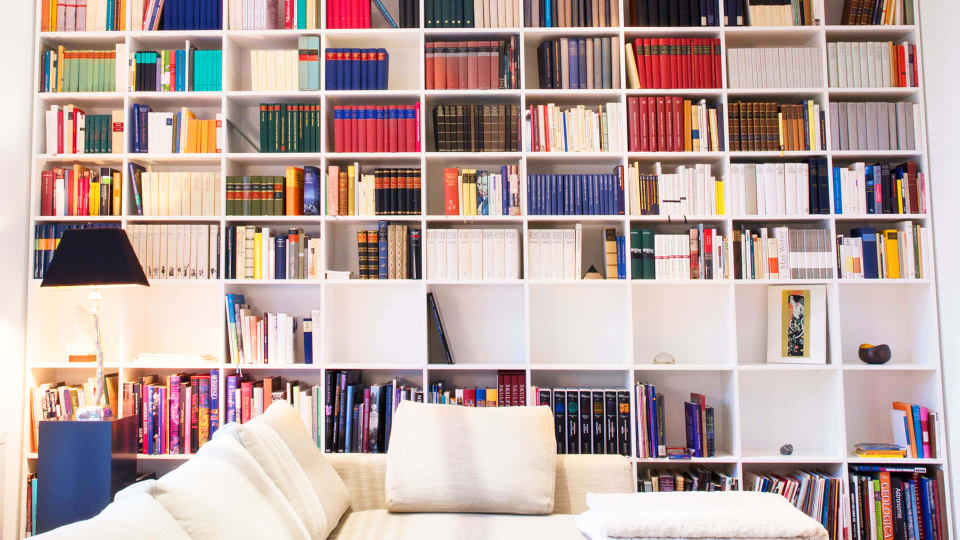
#> input picture session 1/virtual-zoom-background-999nyko6xd1pzz6f.jpg, 1920 x 1080 px (shown at 1/2 size)
$ python opencv_image_exercises.py
#> lines starting #> are read from the running program, lines starting #| are printed output that depends on the picture
"""
OpenCV Image Exercises
Exercise: Reading, displaying, and saving images using OpenCV
"""

import cv2
import numpy as np
import matplotlib.pyplot as plt
from pathlib import Path

# Create output directory if it doesn't exist
output_dir = Path('output')
output_dir.mkdir(exist_ok=True)

# ============================================================================
# EXERCISE 1: Create and save an image as JPG file using imwrite
# ============================================================================
print("Exercise 1: Creating and saving a JPG image...")

# Create a simple image (500x500 pixels, 3 channels RGB)
# Using numpy to create a colorful gradient image
height, width = 500, 500
image = np.zeros((height, width, 3), dtype=np.uint8)

# Create a gradient effect
for y in range(height):
    for x in range(width):
        image[y, x] = [
            int(255 * (x / width)),      # Red channel
            int(255 * (y / height)),     # Green channel
            int(255 * (1 - x / width))   # Blue channel
        ]

# Save the image as JPG (note: OpenCV uses BGR format, not RGB)
image_path = output_dir / 'constructed_image.jpg'
success = cv2.imwrite(str(image_path), image)
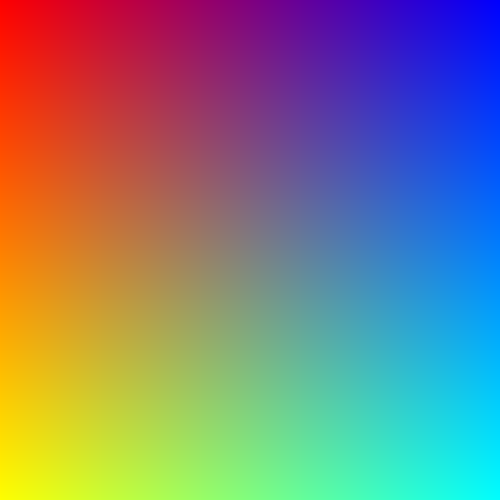
#> saved as constructed_image.jpg: shape (500, 500, 3); mean B, G, R 126.8, 126.8, 127.3

if success:
    print(f"✓ Image successfully saved to: {image_path}")
    print(f"  Image dimensions: {image.shape}")
else:
    print(f"✗ Error: Could not save image to {image_path}")

# ============================================================================
# EXERCISE 2: Read and display the saved image using imread
# ============================================================================
print("\nExercise 2: Reading and displaying the saved image...")

# Read the image
read_image = cv2.imread(str(image_path))

if read_image is not None:
    print(f"✓ Image successfully read from: {image_path}")
    print(f"  Image shape (H, W, C): {read_image.shape}")
#|   Image shape (H, W, C): (500, 500, 3)
    print(f"  Image data type: {read_image.dtype}")
#|   Image data type: uint8

    # Save the image visualization using matplotlib
    try:
        plt.figure(figsize=(8, 6))
        # Convert BGR to RGB for matplotlib display
        image_rgb = cv2.cvtColor(read_image, cv2.COLOR_BGR2RGB)
        plt.imshow(image_rgb)
        plt.title('Exercise 2: Constructed Image')
        plt.axis('off')
        plt.tight_layout()
        plt.savefig(output_dir / 'exercise2_displayed_image.png', dpi=150, bbox_inches='tight')
        plt.close()
        print(f"  Image saved to: {output_dir / 'exercise2_displayed_image.png'}")
    except Exception as e:
        print(f"  Note: Could not display image ({e}), but file was read successfully")
else:
    print(f"✗ Error: Could not read image from {image_path}")

# ============================================================================
# EXERCISE 3: Read and display another image from disk
# ============================================================================
print("\nExercise 3: Reading and displaying another image from disk...")

# Use the specified image
image_filename = 'virtual-zoom-background-999nyko6xd1pzz6f.jpg'
found_image_path = Path(image_filename) if Path(image_filename).exists() else None

# If not found in current directory, search in common locations
if found_image_path is None:
    possible_locations = [
        image_filename,
        f'output/{image_filename}',
        f'notebooks/{image_filename}',
        f'../Downloads/{image_filename}',
    ]
    for img_path in possible_locations:
        if Path(img_path).exists():
            found_image_path = Path(img_path)
            break

if found_image_path is None:
    # Create a sample image if no existing image found
    print("  No existing images found. Creating a sample image...")
    sample_image = np.ones((400, 600, 3), dtype=np.uint8) * 100

    # Add some shapes to make it more interesting
    cv2.rectangle(sample_image, (50, 50), (250, 250), (0, 255, 0), 3)
    cv2.circle(sample_image, (400, 200), 100, (255, 0, 0), -1)
    cv2.putText(sample_image, 'Sample Image', (100, 350),
                cv2.FONT_HERSHEY_SIMPLEX, 1, (255, 255, 255), 2)

    found_image_path = output_dir / 'sample_image.png'
    cv2.imwrite(str(found_image_path), sample_image)
    print(f"  Sample image created at: {found_image_path}")

# Read the image
another_image = cv2.imread(str(found_image_path))
#> another_image is the input picture: shape (1080, 1920, 3); mean B, G, R 162, 165.1, 185.7

if another_image is not None:
    print(f"✓ Image successfully read from: {found_image_path}")
    print(f"  Image shape (H, W, C): {another_image.shape}")
#|   Image shape (H, W, C): (1080, 1920, 3)
    print(f"  Image data type: {another_image.dtype}")
#|   Image data type: uint8

    # Save the image visualization using matplotlib
    try:
        plt.figure(figsize=(8, 6))
        # Check if it's grayscale or color, then display appropriately
        if len(another_image.shape) == 2:
            plt.imshow(another_image, cmap='gray')
        else:
            # Convert BGR to RGB for matplotlib display
            image_rgb = cv2.cvtColor(another_image, cv2.COLOR_BGR2RGB)
#> image_rgb: shape (1080, 1920, 3)
            plt.imshow(image_rgb)
        plt.title('Exercise 3: Additional Image')
        plt.axis('off')
        plt.tight_layout()
        plt.savefig(output_dir / 'exercise3_displayed_image.png', dpi=150, bbox_inches='tight')
        plt.close()
        print(f"  Image saved to: {output_dir / 'exercise3_displayed_image.png'}")
    except Exception as e:
        print(f"  Note: Could not display image ({e}), but file was read successfully")
else:
    print(f"✗ Error: Could not read image from {found_image_path}")

# ============================================================================
# Summary
# ============================================================================
print("\n" + "="*70)
print("EXERCISES COMPLETED")
print("="*70)
print("Exercise 1: ✓ Created and saved an image as JPG")
print("Exercise 2: ✓ Read the saved image and displayed it")
print("Exercise 3: ✓ Read another image and displayed it")
print("="*70)
